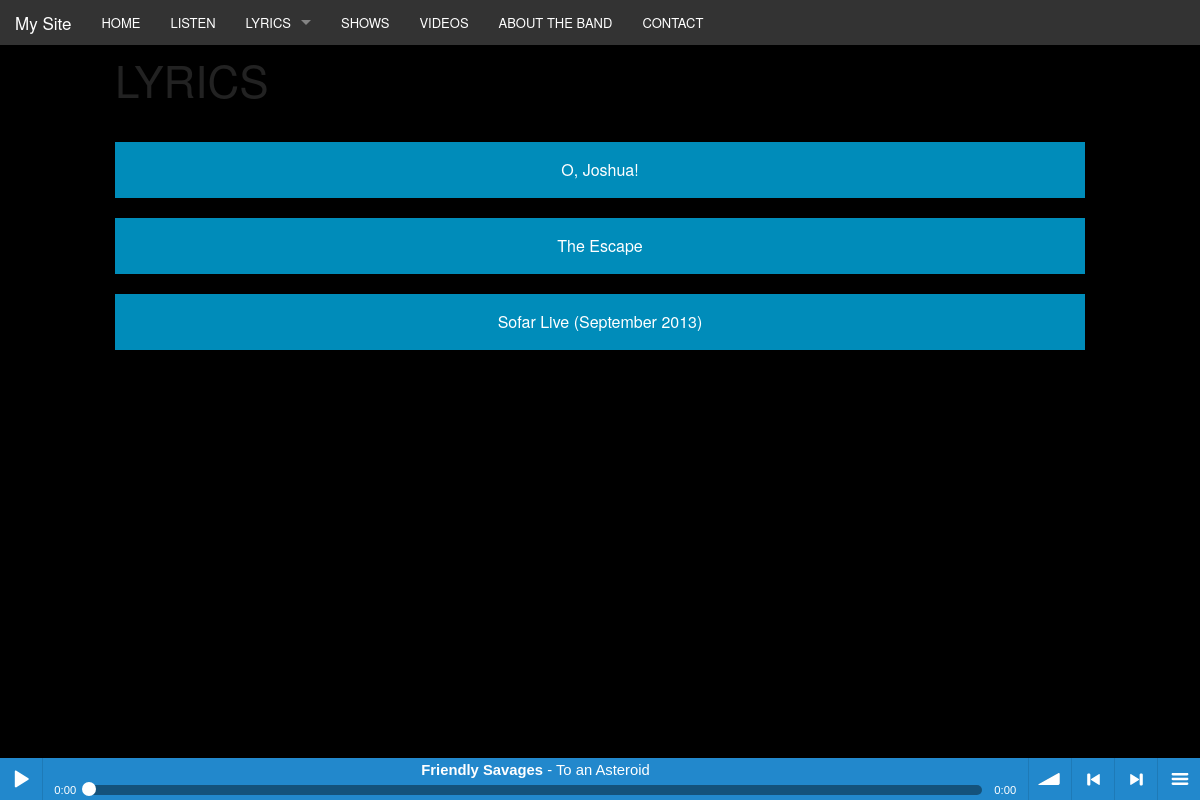
Screenshot of /lyrics/ with the database file from the repository.
### lyrics/models.py (models this page shows, shortened)
class Album(models.Model):
    name = models.CharField(max_length=100)
    artists = models.ManyToManyField(Artist)
    release_date = models.DateField(null=True)
    spotify_url = models.URLField()
    spotify_href = models.URLField()
    cover_url = models.URLField(null=True)
    cover_thumb_url = models.URLField(null=True)
    album_type = models.CharField(max_length=100)
    albums = AlbumManager()
    @property
    def first_artist(self):
        return self.artists.all()[0]
    class Meta:
        unique_together = ('name', 'spotify_url', 'spotify_href')

class Song(models.Model):
    album = models.ForeignKey(Album, related_name='songs')
    number = models.IntegerField()
    title = models.CharField(max_length=100)
    lyrics = models.TextField()
    milliseconds = models.IntegerField()
    stream_href = models.URLField(null=True)
    in_soundbar_playlist = models.BooleanField(default=True)
    def first_artist(self):
        return self.album.first_artist
    class Meta:
        ordering = ('number',)
        unique_together = ('album', 'number',)

### shows/models.py (models this page shows, shortened)
class Artist(models.Model):
    name = models.CharField(max_length=40)
    image_url = models.URLField()
    thumb_url = models.URLField()
    facebook_tour_dates_url = models.URLField(null=True)
    mbid = models.CharField(max_length=40, null=True)
    artists = ArtistManager()
    class Meta:
        unique_together = ('name',)
    def __str__(self):
        return self.name

### core/views.py (the view)
def generic_view(request, **data):
    pprint (request.META.get('HTTP_X_REQUESTED_WITH'))
    if request.is_ajax():
        data['base_template'] = 'ajax.html'
        html = render_to_string(data['template'], data)
        print 'in generic_view'
        return HttpResponse(html, content_type='text/html')
    print "outside if of generic_view "
    return render(request, data['template'], data)

### core/context_processors.py (called while the page is built)
def album_list(request):
    albums = Album.albums.all()
    return {'album_list': albums}

def soundbar_playlist(request):
    soundbar_playlist = Song.objects.filter(in_soundbar_playlist=True)
    return {'soundbar_playlist': soundbar_playlist}

### lyrics/templates/lyrics/album_list.html
{% extends base_template %}
{% block content %}
<div class="container-fluid">
        <div class="row">
        <div class="large-12 columns">
                <h1> LYRICS </h1>
            <br>
                {% for album in albums %}
                        <a href="/lyrics/albums/{{ album.id }}/" class ="button expand"> {{ album.name }} </a>
                {% endfor %}
        </div>
        </div>
    </div>
{% endblock %}

### core/templates/sound_bar.html (shortened to what this page needs)
{% block sound_bar %}
    {% load staticfiles %}
    <link rel="stylesheet" type="text/css" href="{% static 'soundManager/bar-ui/css/bar-ui.css' %}"/>
    <div class="sm2-bar-ui full-width fixed flat">
        <div class="bd sm2-main-controls">
            <div class="sm2-inline-gradient"></div>
            <div class="sm2-inline-element sm2-button-element">
                <div class="sm2-button-bd">
                    <a href="#play" class="sm2-inline-button play-pause">Play / pause</a>
                </div>
            </div>
            <div class="sm2-inline-element sm2-inline-status">
                <div class="sm2-playlist">
                    <div class="sm2-playlist-target">
                    </div>
                </div>
                <div class="sm2-progress">
                    <div class="sm2-row">
                        <div class="sm2-inline-time">0:00</div>
                        <div class="sm2-progress-bd">
                            <div class="sm2-progress-track">
                                <div class="sm2-progress-ball">
                                </div>
                            </div>
                        </div>
                        <div class="sm2-inline-duration">0:00</div>
                    </div>
                </div>
            </div>
            <div class="sm2-inline-element sm2-button-element sm2-volume">
                <div class="sm2-button-bd">
                    <a href="#volume" class="sm2-inline-button sm2-volume-control">volume</a>
                </div>
            </div>
            <div class="sm2-inline-element sm2-button-element">
                <div class="sm2-button-bd">
                    <a href="#prev" title="Previous" class="sm2-inline-button previous">&lt; previous</a>
                </div>
            </div>
            <div class="sm2-inline-element sm2-button-element">
                <div class="sm2-button-bd">
                    <a href="#next" title="Next" class="sm2-inline-button next">&gt; next</a>
                </div>
            </div>
            <div class="sm2-inline-element sm2-button-element sm2-menu">
                <div class="sm2-button-bd">
                    <a href="#menu" class="sm2-inline-button menu">menu</a>
                </div>
            </div>
        </div>
        <div class="bd sm2-playlist-drawer sm2-element">
            <div class="sm2-playlist-wrapper">
                <ul class="sm2-playlist-bd">
                    {% for song in soundbar_playlist %}
                    <li><a type="audio/mp3" class="sm2_button" href="{{ song.stream_href }}">
                        <b>{{ song.first_artist }}</b> - {{ song.title }}
                    </a></li>
                    {% endfor %}
                </ul>
            </div>
        </div>
    </div>
{% endblock %}

### core/static/base.css (style rules this page uses)
body { background: black url(FS_SunFinal_TShirt.png) left center fixed; background-size: 100%; font-family: "Lucida Grande", Verdana, Arial, sans-serif; }

### rows the page displays
Album: name "O, Joshua!"
Album: name "The Escape"
Album: name "Sofar Live (September 2013)"
Song: first_artist "Friendly Savages", title "To an Asteroid"
